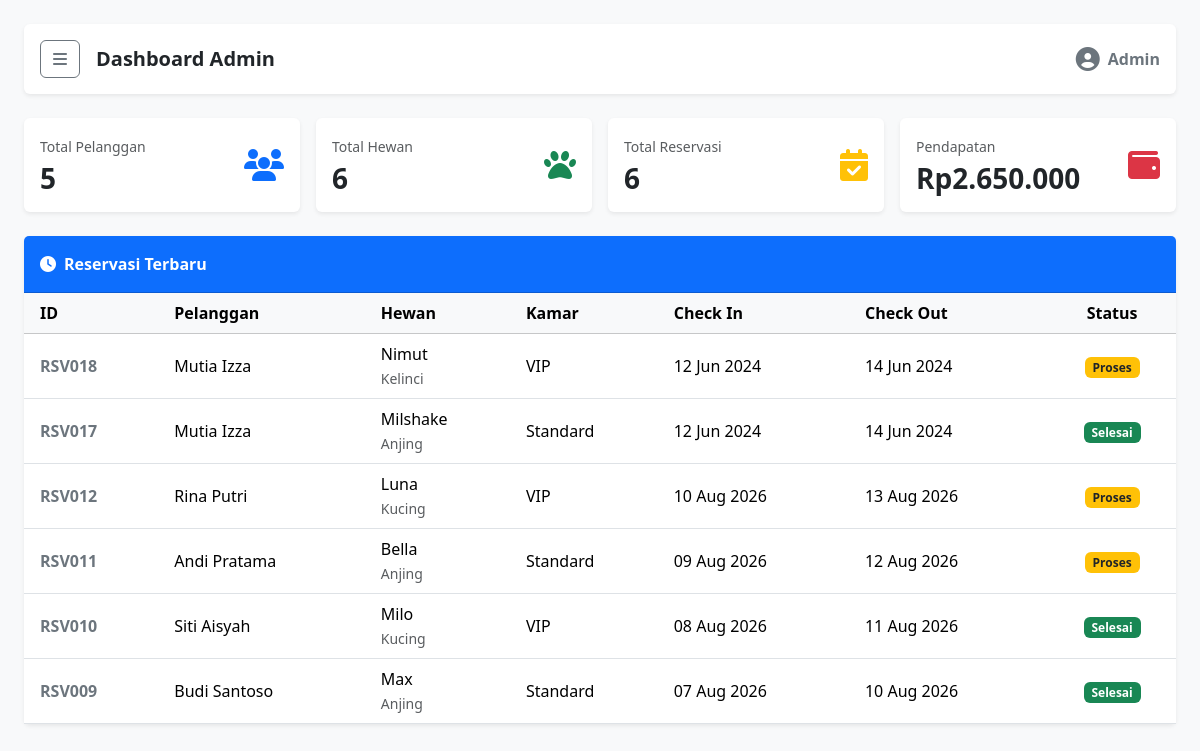
Page /dashboard.php on the committed database.
### tables this page shows
CREATE TABLE `reservasi` (
  `id_reservasi` int(11) NOT NULL AUTO_INCREMENT,
  `id_pelanggan` int(11) NOT NULL,
  `id_hewan` int(11) NOT NULL,
  `id_kamar` int(11) NOT NULL,
  `tgl_reservasi` date DEFAULT NULL,
  `check_in` date DEFAULT NULL,
  `check_out` date DEFAULT NULL,
  `lama_hari` int(11) DEFAULT NULL,
  `status` varchar(50) DEFAULT NULL,
  PRIMARY KEY (`id_reservasi`),
  KEY `id_pelanggan` (`id_pelanggan`),
  KEY `id_hewan` (`id_hewan`),
  KEY `id_kamar` (`id_kamar`),
  CONSTRAINT `reservasi_ibfk_1` FOREIGN KEY (`id_pelanggan`) REFERENCES `pelanggan` (`id_pelanggan`),
  CONSTRAINT `reservasi_ibfk_2` FOREIGN KEY (`id_hewan`) REFERENCES `hewan` (`id_hewan`),
  CONSTRAINT `reservasi_ibfk_3` FOREIGN KEY (`id_kamar`) REFERENCES `kamar` (`id_kamar`)
);

CREATE TABLE `pelanggan` (
  `id_pelanggan` int(11) NOT NULL AUTO_INCREMENT,
  `nama_pelanggan` varchar(100) NOT NULL,
  `alamat` text DEFAULT NULL,
  `no_telp` varchar(15) DEFAULT NULL,
  `email` varchar(100) DEFAULT NULL,
  PRIMARY KEY (`id_pelanggan`)
);

CREATE TABLE `hewan` (
  `id_hewan` int(11) NOT NULL AUTO_INCREMENT,
  `id_pelanggan` int(11) NOT NULL,
  `nama_hewan` varchar(100) DEFAULT NULL,
  `jenis_hewan` varchar(50) DEFAULT NULL,
  `ras` varchar(50) DEFAULT NULL,
  `jenis_kelamin` enum('Jantan','Betina') DEFAULT NULL,
  `usia_hewan` int(11) DEFAULT NULL,
  `berat_hewan` decimal(5,2) DEFAULT NULL,
  `kondisi` varchar(100) DEFAULT NULL,
  PRIMARY KEY (`id_hewan`),
  KEY `id_pelanggan` (`id_pelanggan`),
  CONSTRAINT `hewan_ibfk_1` FOREIGN KEY (`id_pelanggan`) REFERENCES `pelanggan` (`id_pelanggan`)
);

CREATE TABLE `kamar` (
  `id_kamar` int(11) NOT NULL AUTO_INCREMENT,
  `nama_kamar` varchar(100) DEFAULT NULL,
  `jenis_kamar` varchar(50) DEFAULT NULL,
  `harga_per_hari` int(11) DEFAULT NULL,
  `status` varchar(30) DEFAULT NULL,
  PRIMARY KEY (`id_kamar`)
);

### dashboard.php (the view, shortened to what this page needs)
<?php
include "config/koneksi.php";
$totalPelanggan  = mysqli_fetch_assoc(mysqli_query($conn, "SELECT COUNT(*) AS total FROM pelanggan"))['total'] ?? 0;
$totalHewan      = mysqli_fetch_assoc(mysqli_query($conn, "SELECT COUNT(*) AS total FROM hewan"))['total'] ?? 0;
$totalReservasi = mysqli_fetch_assoc(mysqli_query($conn, "SELECT COUNT(*) AS total FROM reservasi"))['total'] ?? 0;
$totalPendapatan = mysqli_fetch_assoc(mysqli_query($conn, "SELECT IFNULL(SUM(total_bayar),0) AS total FROM pembayaran"))['total'] ?? 0;
$queryData = mysqli_query($conn, "
    SELECT reservasi.id_reservasi, pelanggan.nama_pelanggan, hewan.nama_hewan,
           hewan.jenis_hewan, kamar.jenis_kamar, reservasi.check_in,
           reservasi.check_out, reservasi.status
    FROM reservasi
    JOIN pelanggan ON reservasi.id_pelanggan = pelanggan.id_pelanggan
    JOIN hewan ON reservasi.id_hewan = hewan.id_hewan
    JOIN kamar ON reservasi.id_kamar = kamar.id_kamar
    ORDER BY reservasi.id_reservasi DESC
");
?>
<!DOCTYPE html>
<html lang="id">
<head>
    <link href="https://cdn.jsdelivr.net/npm/bootstrap@5.3.3/dist/css/bootstrap.min.css" rel="stylesheet">
    <link rel="stylesheet" href="https://cdnjs.cloudflare.com/ajax/libs/font-awesome/6.6.0/css/all.min.css">
</head>
<body>
<div class="container-fluid">
    <div class="row">
        <div class="col-12 p-4" id="mainContent">
            <div class="d-flex justify-content-between align-items-center bg-white p-3 rounded shadow-sm mb-4">
                <div class="d-flex align-items-center">
                    <button class="btn btn-outline-secondary me-3" id="menuBtn">
                        <i class="fas fa-bars"></i>
                    </button>
                    <h4 class="mb-0 fs-5 fw-bold">Dashboard Admin</h4>
                </div>
                <div class="d-flex align-items-center text-secondary">
                    <i class="fas fa-circle-user fs-4 me-2"></i>
                    <span class="fw-semibold">Admin</span>
                </div>
            </div>
            <div class="row g-3 mb-4">
                <div class="col-xl-3 col-md-6">
                    <div class="card shadow-sm border-0">
                        <div class="card-body d-flex justify-content-between align-items-center">
                            <div>
                                <span class="text-muted small">Total Pelanggan</span>
                                <h3 class="fw-bold mb-0 mt-1"><?= $totalPelanggan; ?></h3>
                            </div>
                            <i class="fas fa-users fa-2x text-primary"></i>
                        </div>
                    </div>
                </div>
                <div class="col-xl-3 col-md-6">
                    <div class="card shadow-sm border-0">
                        <div class="card-body d-flex justify-content-between align-items-center">
                            <div>
                                <span class="text-muted small">Total Hewan</span>
                                <h3 class="fw-bold mb-0 mt-1"><?= $totalHewan; ?></h3>
                            </div>
                            <i class="fas fa-paw fa-2x text-success"></i>
                        </div>
                    </div>
                </div>
                <div class="col-xl-3 col-md-6">
                    <div class="card shadow-sm border-0">
                        <div class="card-body d-flex justify-content-between align-items-center">
                            <div>
                                <span class="text-muted small">Total Reservasi</span>
                                <h3 class="fw-bold mb-0 mt-1"><?= $totalReservasi; ?></h3>
                            </div>
                            <i class="fas fa-calendar-check fa-2x text-warning"></i>
                        </div>
                    </div>
                </div>
                <div class="col-xl-3 col-md-6">
                    <div class="card shadow-sm border-0">
                        <div class="card-body d-flex justify-content-between align-items-center">
                            <div>
                                <span class="text-muted small">Pendapatan</span>
                                <h3 class="fw-bold mb-0 mt-1">Rp<?= number_format($totalPendapatan, 0, ',', '.'); ?></h3>
                            </div>
                            <i class="fas fa-wallet fa-2x text-danger"></i>
                        </div>
                    </div>
                </div>
            </div>
            <div class="card shadow-sm border-0">
                <div class="card-header bg-primary text-white fw-semibold py-3">
                    <i class="fas fa-clock me-2"></i>Reservasi Terbaru
                </div>
                <div class="card-body p-0">
                    <div class="table-responsive">
                        <table class="table table-hover align-middle mb-0">
                            <thead class="table-light">
                                <tr>
                                    <th class="ps-3">ID</th>
                                    <th>Pelanggan</th>
                                    <th>Hewan</th>
                                    <th>Kamar</th>
                                    <th>Check In</th>
                                    <th>Check Out</th>
                                    <th class="text-center">Status</th>
                                </tr>
                            </thead>
                            <tbody>
                                <?php if ($queryData && mysqli_num_rows($queryData) > 0): ?>
                                    <?php while ($row = mysqli_fetch_assoc($queryData)): ?>
                                        <tr>
                                            <td class="ps-3 fw-bold text-secondary">
                                                RSV<?= str_pad($row['id_reservasi'], 3, "0", STR_PAD_LEFT); ?>
                                            </td>
                                            <td><?= htmlspecialchars($row['nama_pelanggan']); ?></td>
                                            <td>
                                                <?= htmlspecialchars($row['nama_hewan']); ?><br>
                                                <small class="text-muted"><?= htmlspecialchars($row['jenis_hewan']); ?></small>
                                            </td>
                                            <td><?= htmlspecialchars($row['jenis_kamar']); ?></td>
                                            <td><?= date('d M Y', strtotime($row['check_in'])); ?></td>
                                            <td><?= date('d M Y', strtotime($row['check_out'])); ?></td>
                                            <td class="text-center">
                                                <?php
                                                $status = $row['status'];
                                                if ($status == "Selesai") {
                                                    echo '<span class="badge bg-success">Selesai</span>';
                                                } elseif ($status == "Proses") {
                                                    echo '<span class="badge bg-warning text-dark">Proses</span>';
                                                } elseif ($status == "Dibatalkan") {
                                                    echo '<span class="badge bg-danger">Dibatalkan</span>';
                                                } else {
                                                    echo '<span class="badge bg-secondary">' . htmlspecialchars($status) . '</span>';
                                                }
                                                ?>
                                            </td>
                                        </tr>
                                    <?php endwhile; ?>
                                <?php else: ?>
                                    <tr>
                                        <td colspan="7" class="text-center py-4 text-muted">Belum ada data reservasi terbaru.</td>
                                    </tr>
                                <?php endif; ?>
                            </tbody>
                        </table>
                    </div>
                </div>
            </div>
        </div>
    </div>
</div>
</body>
</html>

### dashboard.php (style rules this page uses)
body { background-color: #f8f9fa; }

### rows in the picture
reservasi: id_reservasi "018", id_pelanggan.nama_pelanggan "Mutia Izza", id_hewan.nama_hewan "Nimut", id_hewan.jenis_hewan "Kelinci", id_kamar.jenis_kamar "VIP", check_in "12 Jun 2024", check_out "14 Jun 2024", status "Proses"
reservasi: id_reservasi "017", id_pelanggan.nama_pelanggan "Mutia Izza", id_hewan.nama_hewan "Milshake", id_hewan.jenis_hewan "Anjing", id_kamar.jenis_kamar "Standard", check_in "12 Jun 2024", check_out "14 Jun 2024", status "Selesai"
reservasi: id_reservasi "012", id_pelanggan.nama_pelanggan "Rina Putri", id_hewan.nama_hewan "Luna", id_hewan.jenis_hewan "Kucing", id_kamar.jenis_kamar "VIP", check_in "10 Aug 2026", check_out "13 Aug 2026", status "Proses"
reservasi: id_reservasi "011", id_pelanggan.nama_pelanggan "Andi Pratama", id_hewan.nama_hewan "Bella", id_hewan.jenis_hewan "Anjing", id_kamar.jenis_kamar "Standard", check_in "09 Aug 2026", check_out "12 Aug 2026", status "Proses"
reservasi: id_reservasi "010", id_pelanggan.nama_pelanggan "Siti Aisyah", id_hewan.nama_hewan "Milo", id_hewan.jenis_hewan "Kucing", id_kamar.jenis_kamar "VIP", check_in "08 Aug 2026", check_out "11 Aug 2026", status "Selesai"
reservasi: id_reservasi "009", id_pelanggan.nama_pelanggan "Budi Santoso", id_hewan.nama_hewan "Max", id_hewan.jenis_hewan "Anjing", id_kamar.jenis_kamar "Standard", check_in "07 Aug 2026", check_out "10 Aug 2026", status "Selesai"

### other values in the picture
$totalPelanggan "5"
$totalHewan "6"
$totalReservasi "6"
$totalPendapatan "2.650.000"
